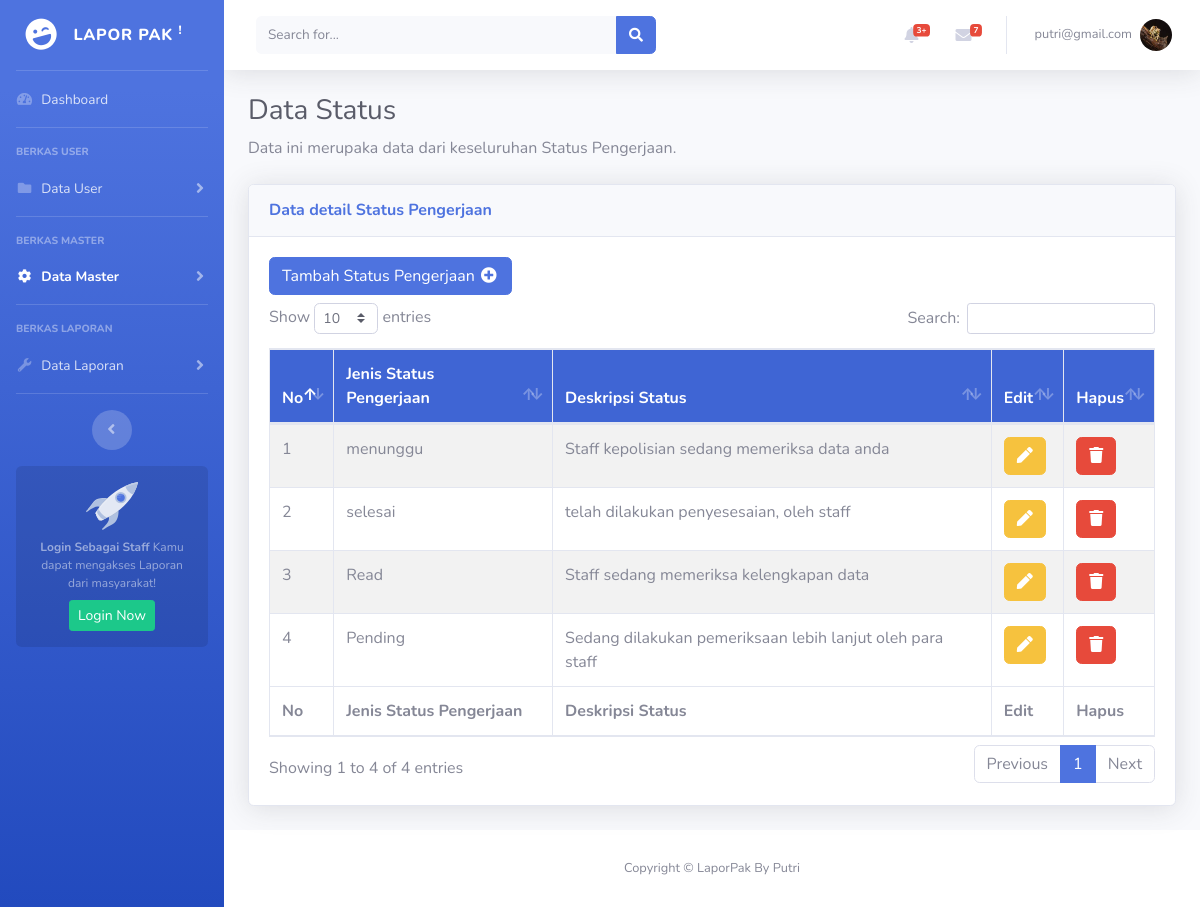
The app's page /superadmin/tbl_status.php (signed in), older data.
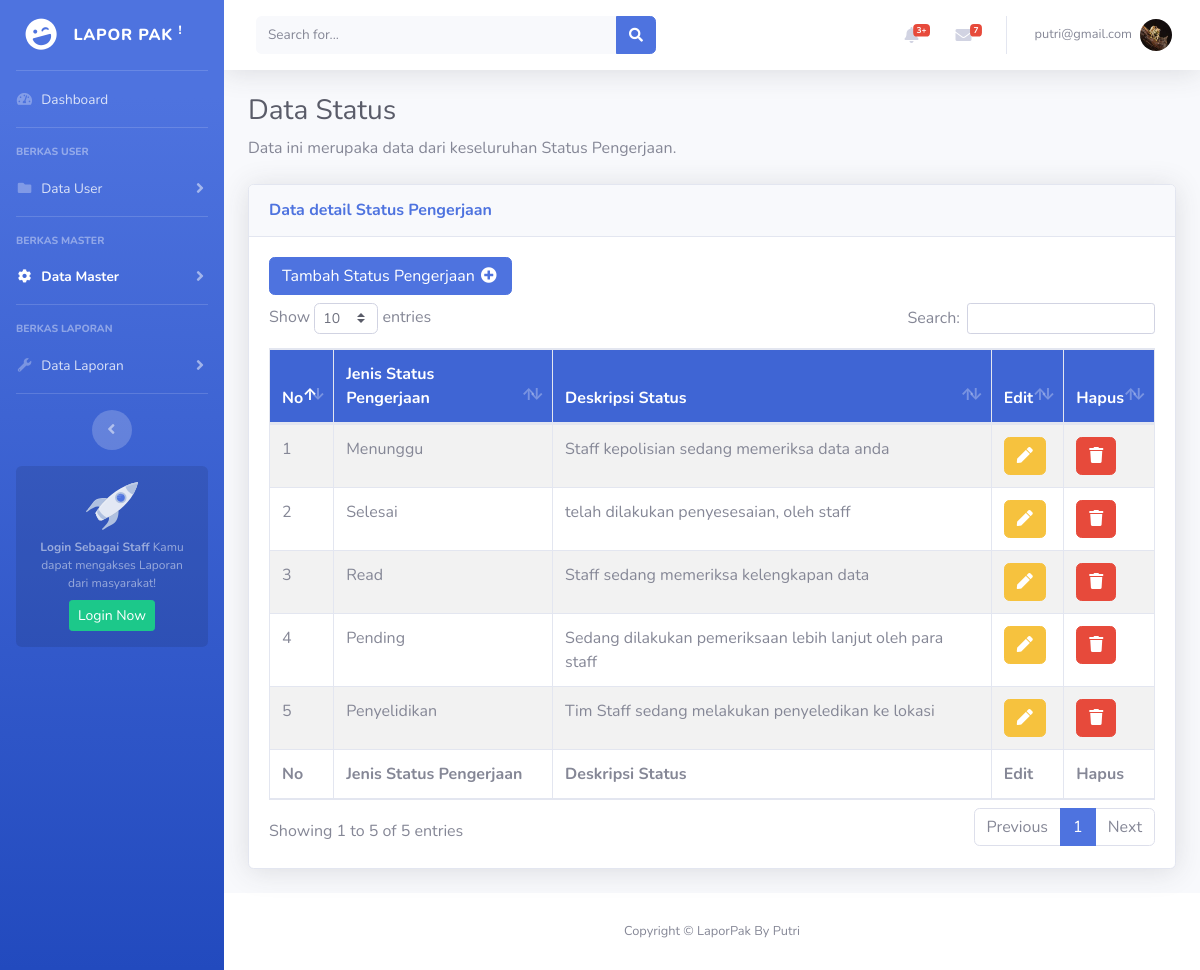
The same page, newer data.
### tables this page shows
CREATE TABLE `status` (
  `id_status` int(11) NOT NULL,
  `nama_status` varchar(100) NOT NULL,
  `colour` varchar(100) NOT NULL,
  `deskripsi_status` text NOT NULL
);

### superadmin/tbl_status.php (the view, shortened to what this page needs)
<?php
include 'header.php';
?>
<div class="container-fluid">
    <h1 class="h3 mb-2 text-gray-800">Data Status</h1>
    <p class="mb-4">Data ini merupaka data dari keseluruhan Status Pengerjaan.</p>
    <div class="card shadow mb-4">
        <div class="card-header py-3">
            <h6 class="m-0 font-weight-bold text-primary">Data detail Status Pengerjaan</h6>
        </div>
        <div class="card-body">
            <div class="table-responsive table-striped">
                <div class="mb-2">
                    <a href="form-add-status.php" class="btn btn-primary">Tambah Status Pengerjaan <i class="fas fa-fw fa-plus-circle"></i> </a>
                </div>
                <table class="table table-bordered " id="dataTable" width="100%" cellspacing="0">
                    <thead style="background-color: #3f65d4; color: #FFFFFF;">
                        <tr>
                            <th>No</th>
                            <th>Jenis Status Pengerjaan</th>
                            <th>Deskripsi Status</th>
                            <th>Edit</th>
                            <th>Hapus</th>
                        </tr>
                    </thead>
                    <tfoot>
                        <tr>
                            <th>No</th>
                            <th>Jenis Status Pengerjaan</th>
                            <th>Deskripsi Status</th>
                            <th>Edit</th>
                            <th>Hapus</th>
                        </tr>
                    </tfoot>
                    <tbody>
                        <?php
                        include "../koneksi.php";
                        $sql = "SELECT * FROM status;";
                        $query = mysqli_query($konek, $sql) or die("SQL Anda Salah");
                        $nomor = 0;
                        while ($data = mysqli_fetch_array($query)) {
                            $nomor++;
                        ?>
                            <tr>
                                <td><?= $nomor ?></td>
                                <td><?= $data['nama_status'] ?></td>
                                <td><?= $data['deskripsi_status'] ?></td>
                                <td><a href='form-update-status.php?statusku=<?php echo $data['id_status']; ?>' class='btn btn-warning '><i class="fas fa-pen"></i></a>
                                </td>
                                <td><a href='delete/status.php?statusku=<?php echo $data['id_status']; ?>' class='btn btn-danger '><i class="fas fa-trash"></i></a>
                                </td>
                            </tr>
                        <?php } ?>
                    </tbody>
                </table>
            </div>
        </div>
    </div>
</div>
</div>
<?php
include 'footer.php';
?>

Row changes from the older to the newer data that the page shows:
changed status "Staff kepolisian sedang memeriksa data anda": nama_status "menunggu" → "Menunggu"
changed status "telah dilakukan penyesesaian, oleh staff": nama_status "selesai" → "Selesai"
added status: nama_status "Penyelidikan", deskripsi_status "Tim Staff sedang melakukan penyeledikan ke lokasi"
Text that changed along with them:
text written by a page script: "Show entries Search: Showing 1 to 4 of 4 entries Previous 1 Next" → "Show entries Search: Showing 1 to 5 of 5 entries Previous 1 Next"
